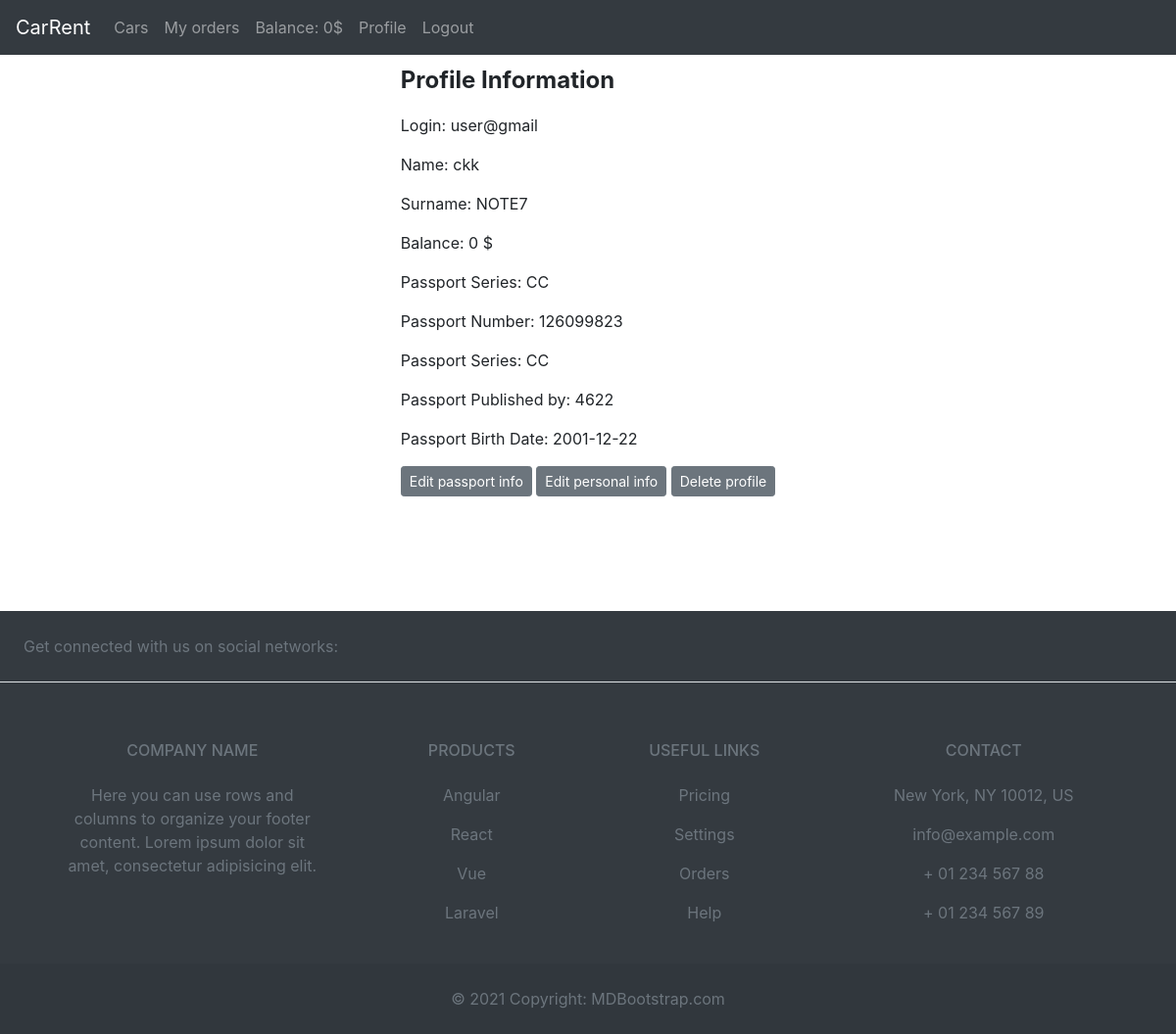
Page /profile (signed in) on the earlier database version.
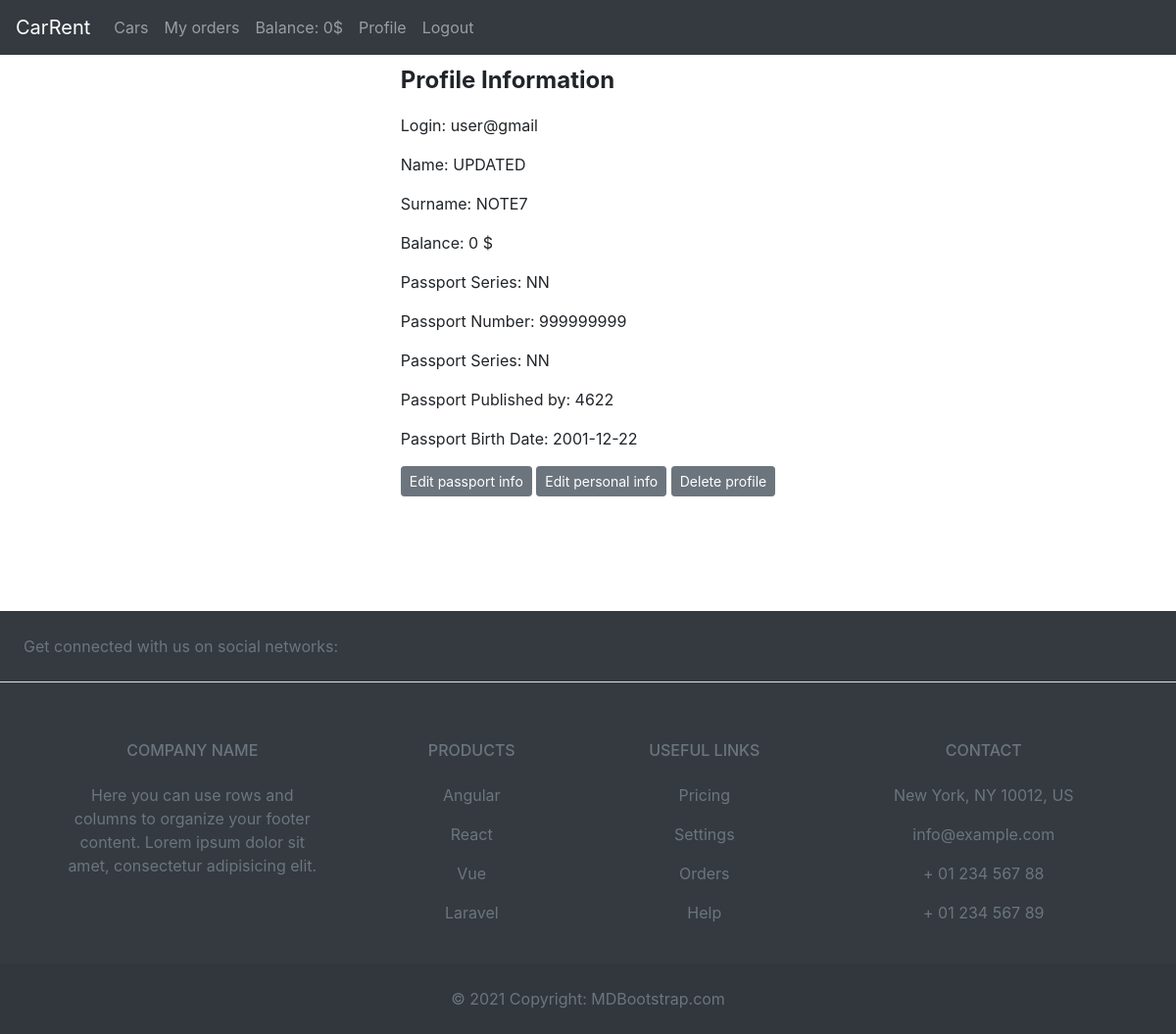
Same page on the later database version.
### car_rental_app/models/user.py (models this page shows, shortened)
class User(UserMixin, db.Model):
    __tablename__ = "user"
    id = db.Column(db.Integer, primary_key=True, autoincrement=True)
    login = db.Column(db.String(50), unique=True)
    name = db.Column(db.String(50), nullable=False)
    surname = db.Column(db.String(50), nullable=False)
    balance = db.Column(db.Integer, default=0)
    passport_id = db.Column(db.Integer, db.ForeignKey("passport.id"))
    password = db.Column(db.String(10), nullable=False)
    user = db.relationship("Order", cascade="all,delete", backref="creator")

### car_rental_app/models/passport.py (models this page shows, shortened)
class Passport(db.Model):
    __tablename__ = "passport"
    id = db.Column(db.Integer, primary_key=True, autoincrement=True)
    series = db.Column(db.String(2), default=None)
    number = db.Column(db.Integer, unique=True, nullable=False)
    published_by = db.Column(db.Integer, nullable=False)
    date_of_birth = db.Column(db.Date, nullable=False)
    user = db.relationship(
        "User", uselist=False, cascade="all,delete", backref="passport"
    )

### car_rental_app/views/user_view.py (the view)
@public_blueprint.route("/profile", methods=["GET"])
@login_required
def profile_page():
    return render_template("profile.html")

### car_rental_app/models/user.py (called while the page is built)
@login_manager.user_loader
def load_user(user_id):
    return User.query.get(int(user_id))

### car_rental_app/templates/profile.html (shortened to what this page needs)
{% extends 'base.html' %}
{% block content %}
    <div class="d-flex justify-content-center">
        {% if current_user.is_authenticated %}
            <div style="justify-content: center; height: 70vh">
                <p style="font-size: 3vh"><strong>Profile Information</strong></p>
                <p>Login: {{ current_user.login }}</p>
                <p>Name: {{ current_user.name }}</p>
                <p>Surname: {{ current_user.surname }}</p>
                <p>Balance: {{ current_user.balance }} $</p>
                <p>Passport Series: {{ current_user.passport.series }}</p>
                <p>Passport Number: {{ current_user.passport.number }}</p>
                <p>Passport Series: {{ current_user.passport.series }}</p>
                <p>Passport Published by: {{ current_user.passport.published_by }}</p>
                <p>Passport Birth Date: {{ current_user.passport.date_of_birth }}</p>
                <a class="btn btn-sm btn-secondary" href="{{ url_for('public.edit_passport') }}">Edit passport info</a>
                <a class="btn btn-sm btn-secondary" href="{{ url_for('public.edit_user') }}">Edit personal info</a>
                <a class="btn btn-sm btn-secondary" href="{{ url_for('public.delete_user') }}">Delete profile</a>
            </div>
        {% endif %}
    </div>
{% endblock %}

### car_rental_app/templates/base.html (shortened to what the changed rows need)
<!DOCTYPE html>
<html lang="en">
<head>
    <link rel="stylesheet" href="../static/styles.css">
    <link rel="stylesheet" href="https://stackpath.bootstrapcdn.com/bootstrap/4.4.1/css/bootstrap.min.css"
>
</head>
<body>
<nav class="navbar navbar-expand-lg navbar-dark bg-dark">
    <div class="collapse navbar-collapse" id="navbarNavAltMarkup">
        <div class="navbar-nav">
            {% if current_user.is_authenticated %}
                <a class="nav-item nav-link" href="{{ url_for('public.show_cars') }} "> Cars <span class="sr-only">(current)</span></a>
                <a class="nav-item nav-link" href="{{ url_for('public.show_user_orders') }}">My orders</a>
                <a class="nav-item nav-link" href="{{ url_for('public.edit_balance') }}" aria-disabled="true">Balance: {{ current_user.balance }}$</a>
                <a class="nav-item nav-link" href="{{ url_for('public.profile_page') }}">Profile</a>
                <a class="nav-item nav-link" href="{{ url_for('public.logout_page') }}">Logout</a>
            {% else %}
                <a class="nav-item nav-link" href="{{ url_for('public.login_page') }}">Sign in</a>
                <a class="nav-item nav-link" href="{{ url_for('public.register_page') }}">Sing up</a>
            {% endif%}
        </div>
    </div>
</nav>
<div class="container">
    <div>
        <div class="content">
            {% block content %}
            {% endblock %}
        </div>
    </div>
</div>
</body>
</html>

Differences in the rows shown:
changed User "user@gmail": name "ckk" → "UPDATED"
changed Passport: passport.series "CC" → "NN"; passport.number "126099823" → "999999999"
